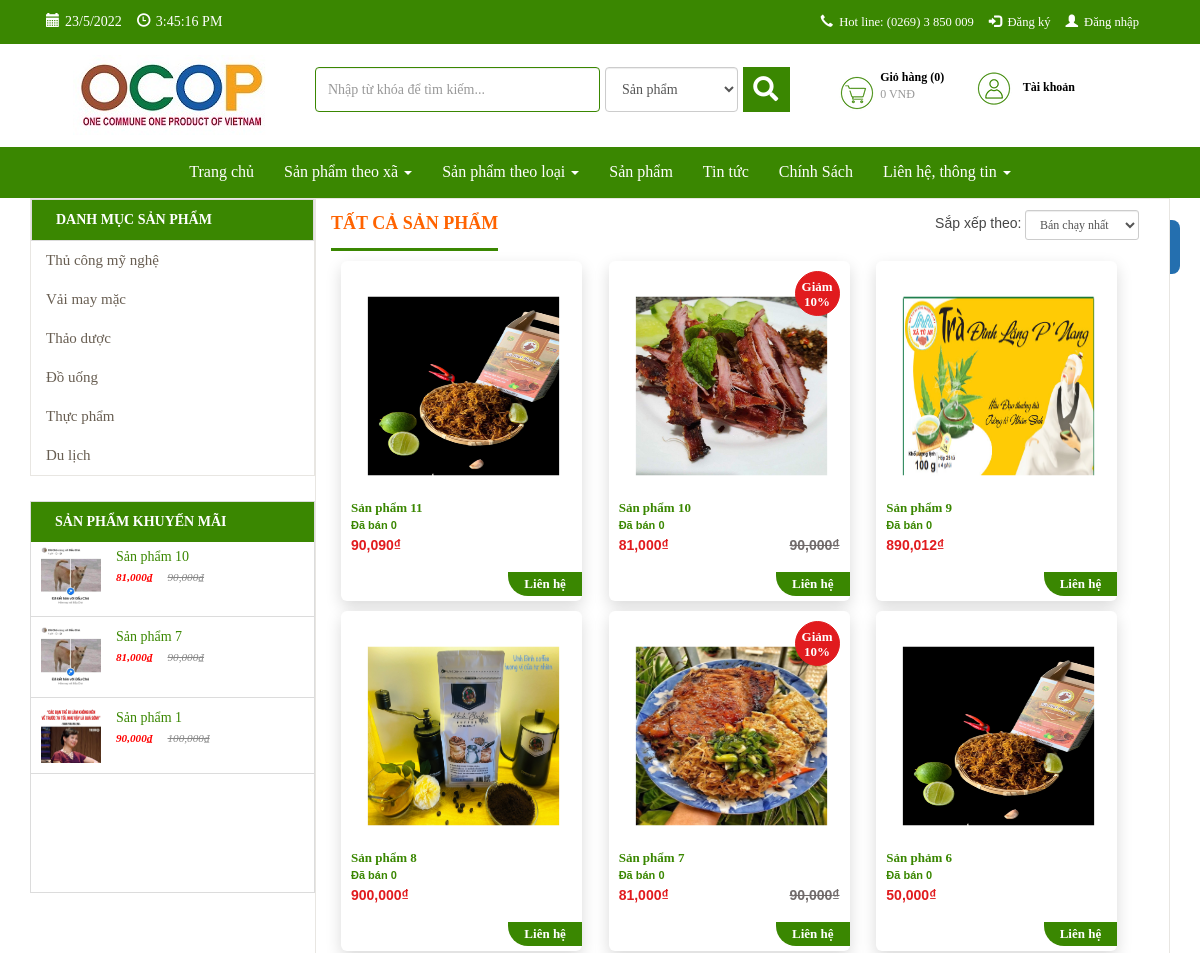
Before: /san-pham/1 (upper part) with the older database file.
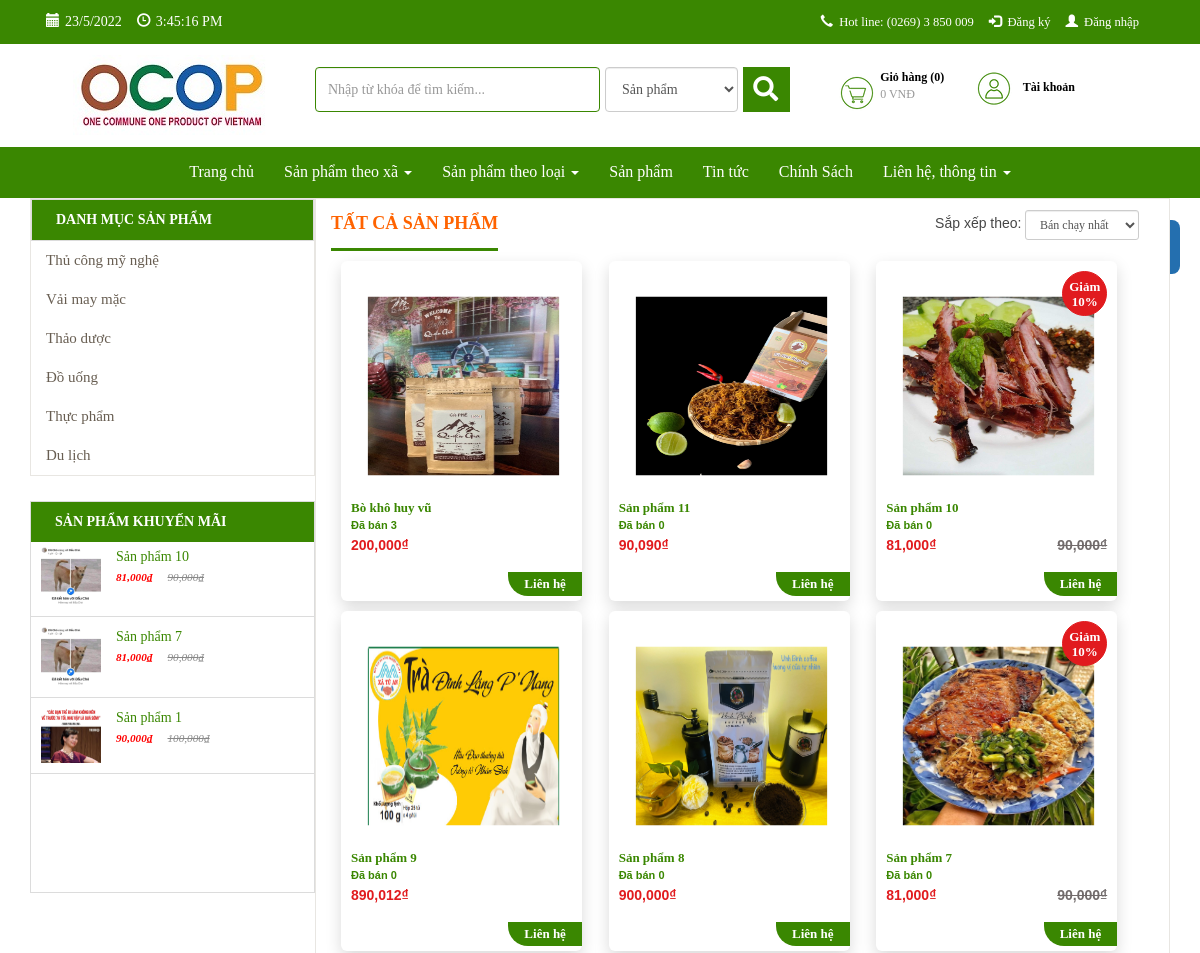
After: the same page with the newer database file.
### tables this page shows
CREATE TABLE `db_category` (
  `id` int(11) NOT NULL,
  `name` varchar(255) NOT NULL,
  `link` varchar(255) NOT NULL,
  `level` int(2) NOT NULL,
  `parentid` int(11) NOT NULL,
  `orders` varchar(5) DEFAULT NULL,
  `created_at` datetime NOT NULL,
  `created_by` varchar(255) NOT NULL,
  `updated_at` datetime NOT NULL,
  `updated_by` varchar(255) NOT NULL,
  `trash` tinyint(1) NOT NULL DEFAULT 1,
  `status` tinyint(1) NOT NULL DEFAULT 1
);

CREATE TABLE `db_product` (
  `id` int(11) NOT NULL,
  `catid` int(11) NOT NULL,
  `name` varchar(255) NOT NULL,
  `alias` varchar(255) NOT NULL,
  `avatar` varchar(255) NOT NULL,
  `img` varchar(255) NOT NULL,
  `sortDesc` text NOT NULL,
  `detail` text NOT NULL,
  `producer` int(11) NOT NULL,
  `number` int(11) NOT NULL,
  `number_buy` int(11) NOT NULL,
  `sale` int(3) DEFAULT NULL,
  `price` int(11) NOT NULL,
  `price_sale` int(11) NOT NULL,
  `created` datetime NOT NULL,
  `created_by` varchar(100) NOT NULL DEFAULT 'HDL',
  `modified` datetime NOT NULL,
  `modified_by` varchar(100) NOT NULL DEFAULT 'HDL',
  `trash` int(1) NOT NULL DEFAULT 1,
  `status` int(1) NOT NULL DEFAULT 1,
  `userId` int(11) DEFAULT NULL,
  `img2` varchar(255) DEFAULT NULL,
  `img3` varchar(255) DEFAULT NULL,
  `img4` varchar(255) DEFAULT NULL,
  `is_hot` int(11) NOT NULL DEFAULT 0
);

### application/controllers/Sanpham.php (called while the page is built, shortened)
<?php
class Sanpham extends CI_Controller {
    function __construct() {
        $this->load->model('frontend/Mproduct');
		$this->load->model('frontend/Mproducer');
        $this->load->model('frontend/Mcategory');
		$this->load->model('frontend/Mevaluate');
		$this->load->model('backend/Muser');
        $this->data['com']='sanpham';
        $this->load->library('session');
        $this->load->library('phantrang');
    }
    public function index(){
        if(isset($_POST['sapxep'])){
            $dksx=$_POST['sapxep'];
            $char = explode('-', $dksx);
            $f=$char[0];
            $od=$char[1];
            $data = array('0' => $f, '1' =>$od);
            $this->session->set_userdata('sortby', $data);
        }else{
            if($this->session->userdata('sortby')){
                $data = $this->session->userdata('sortby');
                $f=$data[0];
                $od=$data[1];
            }else{
                $f='created';
                $od='desc';
            }
        }
        $this->load->library('phantrang');
        $limit=12;
        $current=$this->phantrang->PageCurrent();
        $first=$this->phantrang->PageFirst($limit, $current);
        $total=$this->Mproduct->product_sanpham_count();
        $this->data['strphantrang']=$this->phantrang->PagePer($total, $current, $limit, $url='san-pham');
        $this->data['list']=$this->Mproduct->product_sanpham($limit,$first,$f,$od);
        $this->data['title']='OCOP CHƯPƯH - Tất cả sản phẩm';
        $this->data['view']='index';
        if(isset($_POST['sapxep'])){
            $result=$this->load->view('frontend/components/sanpham/index_order',$this->data,true);
            echo json_encode($result);
        }else{
            $this->load->view('frontend/layout',$this->data);
        }
    }
}

### index.php (called while the page is built, shortened)
<?php
require_once BASEPATH.'core/CodeIgniter.php';

### application/models/frontend/Mcategory.php (called while the page is built, shortened)
<?php
class Mcategory extends CI_Model {
    public function __construct()
    {
        $this->table = $this->db->dbprefix('category');
    }
    public function category_menu($parentid)
    {
        $this->db->where('parentid', $parentid);
        $this->db->where('status', 1);
        $this->db->where('trash', 1);
        $this->db->order_by('orders asc, updated_at desc');
        $query = $this->db->get($this->table);
        return $query->result_array();
    }
}

### application/models/frontend/Mproduct.php (called while the page is built, shortened)
<?php
class Mproduct extends CI_Model {
    public function __construct()
    {
        $this->table = $this->db->dbprefix('product');
    }
    public function product_sanpham($limit,$first,$f,$od)
    {
        $this->db->where('trash', 1);
        $this->db->order_by($f, $od);
        $query = $this->db->get($this->table, $limit,$first);
        return $query->result_array();
    }
    public function product_sanpham_count()
    {
        $this->db->where('status', 1);
        $this->db->where('trash', 1);
        $query = $this->db->get($this->table);
        return count($query->result_array());
    }
    public function product_sale($limit)
    {
        $this->db->where('status', 1);
        $this->db->where('trash', 1);
        $this->db->limit($limit);
        $this->db->order_by('sale', 'desc');
        $this->db->order_by('modified', 'desc');
        $query = $this->db->get($this->table);
        return $query->result_array();
    }
}

### application/models/backend/Muser.php (called while the page is built, shortened)
<?php if ( ! defined('BASEPATH')) exit('No direct script access allowed');
class Muser extends CI_Model {
	public function __construct(){
        $this->table = $this->db->dbprefix('user');
    }
    function user_detail_id_fg($id){
        $this->db->where('id', $id);
        $this->db->where('status', 1);
        $this->db->where('trash', 1);
        $query = $this->db->get($this->table);
        return $query->row_array();
    }
}

### application/views/frontend/components/sanpham/index.php (the view, shortened to what the changed rows need)
<section id="product-all" class="collection">
	<div class="slider">
		<div class="container">
            <div class="col-xs-12 col-sm-12 col-md-3 col-lg-3">
                <div class="col-xs-12 col-sm-12 col-md-12 col-lg-12 list-menu pull-left">
                    <?php $this->load->view('frontend/modules/category'); ?>
                </div>
                <?php $this->load->view('frontend/modules/product-sale'); ?>
            </div>
            <div class="col-xs-12 col-sm-12 col-md-9 col-lg-9 product-content">
             <div class="product-wrap">
               <div class="collection__title">
                   <h1><span>Tất cả sản phẩm</span></h1>
                <div class="collection-filter" id = "list-product">
                  <div class="category-products clearfix">
                     <div class="products-grid clearfix">
                        <?php if(count($list)==0): ?>
                            <p>Không có sản phẩm !</p>
                            <?php else : ?>
                                <?php foreach ($list as $sp) :?>
                                    <div class="col-md-4 col-lg-4 col-xs-6 col-12 detail-box">
                                        <div class="product-lt">
                                            <div class="lt-product-group-image">
                                                <a id = "zoomOut" href="<?php echo $sp['alias'] ?>" title="<?php echo $sp['name'] ?>" >
												<figure>
                                                    <img  width="225" height="210" class="img-sp"src="public/images/products/<?php echo $sp['avatar'] ?>" alt="">
												</figure>
                                                </a>
                                                <?php if($sp['sale'] > 0) :?>
                                                    <div class="giam-percent">
                                                        <span class="text-giam-percent">Giảm <?php echo $sp['sale'] ?>%</span>
                                                    </div>
                                                <?php endif; ?>
                                            </div>
                                            <a href="<?php echo $sp['alias'] ?>" title="<?php echo $sp['name'] ?>">
                                                    <h3><?php echo $sp['name'] ?></h3>
                                                </a>
												<div>
												<span class="sell_num">Đã bán <?php echo(number_format($sp['number_buy'])); ?></span>
												</div>
												<?php if($sp['sale'] > 0) :?>
												<p class="old-price">
													<span class="price"><?php echo(number_format($sp['price'])); ?>₫</span>
												</p>
												<p class="special-price">
													<span class="price"><?php echo(number_format($sp['price_sale'])); ?>₫</span>
												</p>
												<?php else: ?>
												<p class="old-price">
													<span class="price" style="color: #fff"><?php echo(number_format($sp['price'])); ?>₫</span>
												</p>
												<p class="special-price">
													<span class="price"><?php echo(number_format($sp['price'])); ?>₫</span>
												</p>
												<?php endif;?>
												<div class="lienhe">
													<a href="<?php echo base_url() ?>doanhngiep/detail/<?php $producer = $this->Muser->user_detail_id_fg($sp['userId']);echo $producer['id'] ?>" title="">
														<h3>Liên hệ</h3>
													</a>
												</div>
                                        </div>
                                    </div>
                                <?php endforeach; ?>
                            </div>
                        <?php endif; ?>
                    </div>
                </div>
            </div>
        </div>
    </div>
</div>
</div>
</section>

### application/views/frontend/modules/category.php (shortened to what the changed rows need)
<?php
$listcat = $this->Mcategory->category_menu(0);
$html_menu='<ul class="main-ul">';
foreach ($listcat as $menu) {
    $html_menu.='<li>';
    $html_menu.="<a href='san-pham/".$menu['link']." ' title=' ".$menu['name']."'>";
    $html_menu.=$menu['name'];
    $html_menu.='</i>';
    $html_menu.="</a>";
    $html_menu.="</li>";
}
$html_menu.="</ul>";
echo $html_menu;
?>

### application/views/frontend/modules/product-sale.php (shortened to what the changed rows need)
<div class="col-xs-12 col-sm-12 col-md-12 col-lg-12 products-sale-off">
    <div class="widget">
        <div class="panel-left-body">
            <?php
                $list = $this->Mproduct->product_sale('4');
                $html_menu='<div id="post-list-footer" class="sidebar_menu">';
                foreach ($list as $menu) {
                    if($menu['sale'] > 0){
                        $html_menu.="<div class = 'spost clearfix'>";
                            $html_menu.="<div class='entry-image'>";
                                $html_menu.="<a href=".$menu['alias']." title=' ".$menu['name']."'>";
                                    $html_menu.="<img src='public/images/products/".$menu['img']."'>";
                                $html_menu.="</a>";
                            $html_menu.='</div>';
                            $html_menu.='<div class="entry-c" style="width:194px;">';
                                $html_menu.='<div class="entry-title">';
                                    $html_menu.="<a class='ws-nw overflow ellipsis' href=".$menu['alias']." title=' ".$menu['name']."'>";
                                        $html_menu.=$menu['name'];
                                    $html_menu.="</a>";
                                $html_menu.='</div>';
                                $html_menu.='<ul class="entry-meta">';
                                    $html_menu.='<li class="color">';
                                        $html_menu.="<ins>".number_format($menu['price_sale']).'₫'."</ins>";
                                        $html_menu.="<del>".number_format($menu['price']).'₫'."</del>";
                                    $html_menu.='</li>';
                                $html_menu.='</ul>';
                            $html_menu.='</div>';
                        $html_menu.="</div>";
                    }
                }
                $html_menu.="</div>";
            echo $html_menu;
            ?>
        </div>
    </div>
</div>

Changed rows visible on the page:
no longer on this page (row unchanged): db_product: avatar (picture), name "Sản phảm 6", number_buy "0", price "50,000", shown under "TẤT CẢ SẢN PHẨM"
added db_product: avatar (picture), name "Bò khô huy vũ", number_buy "3", price "200,000", shown under "TẤT CẢ SẢN PHẨM"
